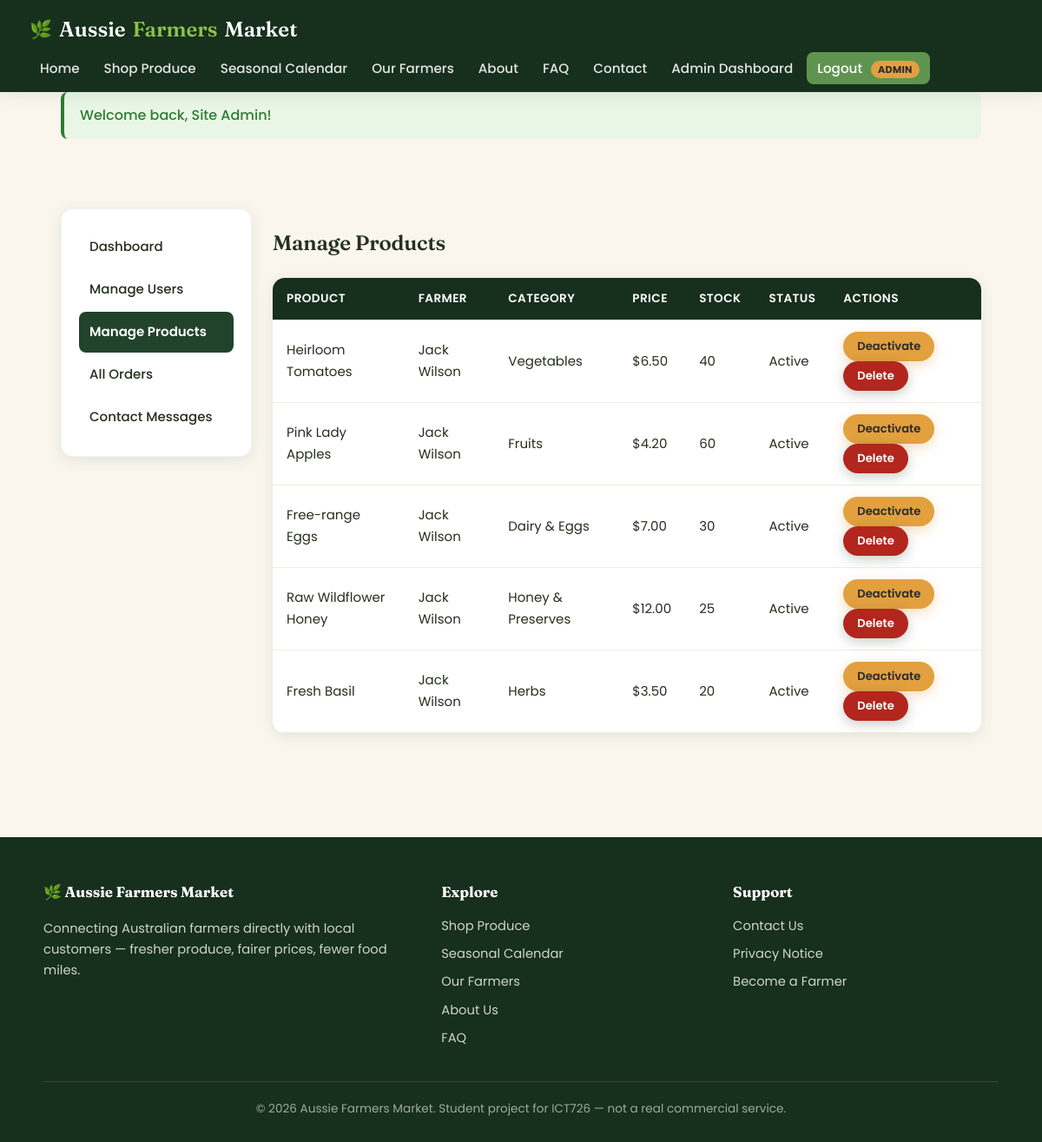
Screenshot of /admin/manage_products.php (signed in) with the database file from the repository.
### tables this page shows
CREATE TABLE products (
    product_id INT AUTO_INCREMENT PRIMARY KEY,
    farmer_id INT NOT NULL,
    category_id INT,
    product_name VARCHAR(150) NOT NULL,
    description TEXT,
    price DECIMAL(8,2) NOT NULL,
    unit VARCHAR(30) NOT NULL DEFAULT 'kg',    
    stock_quantity INT NOT NULL DEFAULT 0,
    is_organic TINYINT(1) NOT NULL DEFAULT 0,
    image VARCHAR(255) DEFAULT 'default-product.jpg',
    in_season_months VARCHAR(50) NOT NULL DEFAULT '1,2,3,4,5,6,7,8,9,10,11,12',  
    status ENUM('active','inactive') NOT NULL DEFAULT 'active',
    created_at TIMESTAMP DEFAULT CURRENT_TIMESTAMP,
    updated_at TIMESTAMP DEFAULT CURRENT_TIMESTAMP ON UPDATE CURRENT_TIMESTAMP,
    FOREIGN KEY (farmer_id) REFERENCES users(user_id) ON DELETE CASCADE,
    FOREIGN KEY (category_id) REFERENCES categories(category_id) ON DELETE SET NULL
);

CREATE TABLE users (
    user_id INT AUTO_INCREMENT PRIMARY KEY,
    full_name VARCHAR(100) NOT NULL,
    email VARCHAR(150) NOT NULL UNIQUE,
    password VARCHAR(255) NOT NULL,            
    role ENUM('admin','farmer','customer') NOT NULL DEFAULT 'customer',
    phone VARCHAR(20),
    address VARCHAR(255),
    suburb VARCHAR(100),
    state VARCHAR(50),
    postcode VARCHAR(10),
    bio TEXT NULL,                              
    status ENUM('active','suspended') NOT NULL DEFAULT 'active',
    created_at TIMESTAMP DEFAULT CURRENT_TIMESTAMP
);

CREATE TABLE categories (
    category_id INT AUTO_INCREMENT PRIMARY KEY,
    category_name VARCHAR(80) NOT NULL UNIQUE
);

### includes/functions.php (called while the page is built, shortened)
<?php
function clean($data) {
    return htmlspecialchars(trim($data ?? ''), ENT_QUOTES, 'UTF-8');
}
function format_price($amount) {
    return '$' . number_format((float) $amount, 2);
}

### admin/manage_products.php (the view, shortened to what this page needs)
<?php
require_once __DIR__ . '/../includes/functions.php';
require_once __DIR__ . '/../config/db.php';
$products = $pdo->query("SELECT p.*, u.full_name AS farmer_name, c.category_name
                          FROM products p
                          JOIN users u ON p.farmer_id = u.user_id
                          LEFT JOIN categories c ON p.category_id = c.category_id
                          ORDER BY p.created_at DESC")->fetchAll();
require_once __DIR__ . '/../includes/header.php';
?>
<section class="section">
  <div class="dashboard-wrap">
    <aside class="sidebar" aria-label="Admin navigation">
      <a href="<?php echo BASE_URL; ?>/admin/dashboard.php">Dashboard</a>
      <a href="<?php echo BASE_URL; ?>/admin/manage_users.php">Manage Users</a>
      <a href="<?php echo BASE_URL; ?>/admin/manage_products.php" class="active">Manage Products</a>
      <a href="<?php echo BASE_URL; ?>/admin/manage_orders.php">All Orders</a>
      <a href="<?php echo BASE_URL; ?>/admin/manage_contacts.php">Contact Messages</a>
    </aside>
    <div class="dashboard-content">
      <h1>Manage Products</h1>
      <table>
        <thead><tr><th scope="col">Product</th><th scope="col">Farmer</th><th scope="col">Category</th><th scope="col">Price</th><th scope="col">Stock</th><th scope="col">Status</th><th scope="col">Actions</th></tr></thead>
        <tbody>
        <?php foreach ($products as $p): ?>
          <tr>
            <td><?php echo clean($p['product_name']); ?></td>
            <td><?php echo clean($p['farmer_name']); ?></td>
            <td><?php echo clean($p['category_name'] ?? 'General'); ?></td>
            <td><?php echo format_price($p['price']); ?></td>
            <td><?php echo (int) $p['stock_quantity']; ?></td>
            <td><?php echo ucfirst(clean($p['status'])); ?></td>
            <td>
              <form method="POST" action="<?php echo BASE_URL; ?>/admin/manage_products.php" style="display:inline;">
                <button type="submit" name="toggle_status" class="btn btn-small btn-secondary">
                  <?php echo $p['status'] === 'active' ? 'Deactivate' : 'Activate'; ?>
                </button>
              </form>
              <form method="POST" action="<?php echo BASE_URL; ?>/admin/manage_products.php" style="display:inline;" onsubmit="return confirm('Delete this product permanently?');">
                <button type="submit" name="delete_product" class="btn btn-small btn-danger">Delete</button>
              </form>
            </td>
          </tr>
        <?php endforeach; ?>
        </tbody>
      </table>
    </div>
  </div>
</section>
<?php require_once __DIR__ . '/../includes/footer.php'; ?>

### assets/css/style.css (style rules this page uses)
:root { --green-dark: #22432b; --green-darker: #172f1d; --green: #4c7a3e; --green-mid: #5f9450; --green-light: #8bc34a; --amber: #e2a03f; --amber-dark: #c9832a; --terracotta: #d9694f; --cream: #faf6ee; --cream-deep: #f2ead9; --text-dark: #26301f; --text-muted: #6b6355; --white: #ffffff; --error: #b3261e; --success: #2e7d32; --radius: 14px; --radius-sm: 8px; --shadow: 0 4px 16px rgba(34, 67, 43, 0.10); --shadow-lg: 0 14px 40px rgba(34, 67, 43, 0.18); --font-display: 'Fraunces', Georgia, serif; --font-body: 'Poppins', 'Segoe UI', Roboto, Arial, sans-serif; }
* { box-sizing: border-box; }
body { margin: 0; font-family: var(--font-body); color: var(--text-dark); background: var(--cream); line-height: 1.65; -webkit-font-smoothing: antialiased; }
h1, h2, h3 { font-family: var(--font-display); font-weight: 600; letter-spacing: -0.01em; }
a { color: var(--green-dark); transition: color 0.15s ease; }
.btn { display: inline-block; background: var(--green); color: #fff; padding: 13px 28px; border-radius: 30px; text-decoration: none; border: none; cursor: pointer; font-size: 1rem; font-weight: 600; font-family: var(--font-body); transition: background 0.2s ease, transform 0.15s ease, box-shadow 0.2s ease; box-shadow: 0 4px 14px rgba(34,67,43,0.25); }
.btn-secondary { background: var(--amber); color: #2b2b2b; box-shadow: 0 4px 14px rgba(226,160,63,0.35); }
.btn-danger { background: var(--error); }
.btn-small { padding: 7px 16px; font-size: 0.82rem; border-radius: 20px; }
.section { padding: 60px 0; }
table { width: 100%; border-collapse: collapse; background: var(--white); border-radius: var(--radius); overflow: hidden; box-shadow: var(--shadow); }
th, td { padding: 13px 16px; text-align: left; border-bottom: 1px solid #f0ece0; font-size: 0.94rem; }
th { background: var(--green-darker); color: #fff; font-weight: 600; font-size: 0.85rem; text-transform: uppercase; letter-spacing: 0.03em; }
.dashboard-wrap { display: flex; gap: 24px; flex-wrap: wrap; }
.sidebar { background: var(--white); border-radius: var(--radius); box-shadow: var(--shadow); padding: 20px; width: 220px; height: fit-content; border: 1px solid rgba(34,67,43,0.06); }
.sidebar a { display: block; padding: 11px 12px; text-decoration: none; color: var(--text-dark); border-radius: var(--radius-sm); font-weight: 500; font-size: 0.94rem; margin-bottom: 2px; }
.sidebar a.active { background: var(--green-dark); color: #fff; font-weight: 600; }
.dashboard-content { flex: 1; min-width: 280px; }

### rows the page displays
products: product_name "Heirloom Tomatoes", farmer.full_name "Jack Wilson", category.category_name "Vegetables", price "$6.50", stock_quantity "40", status "Active", shows "Deactivate"
products: product_name "Pink Lady Apples", farmer.full_name "Jack Wilson", category.category_name "Fruits", price "$4.20", stock_quantity "60", status "Active", shows "Deactivate"
products: product_name "Free-range Eggs", farmer.full_name "Jack Wilson", category.category_name "Dairy & Eggs", price "$7.00", stock_quantity "30", status "Active", shows "Deactivate"
products: product_name "Raw Wildflower Honey", farmer.full_name "Jack Wilson", category.category_name "Honey & Preserves", price "$12.00", stock_quantity "25", status "Active", shows "Deactivate"
products: product_name "Fresh Basil", farmer.full_name "Jack Wilson", category.category_name "Herbs", price "$3.50", stock_quantity "20", status "Active", shows "Deactivate"

### other values shown
current_role() "ADMIN"
$flash['message'] "Welcome back, Site Admin!"
